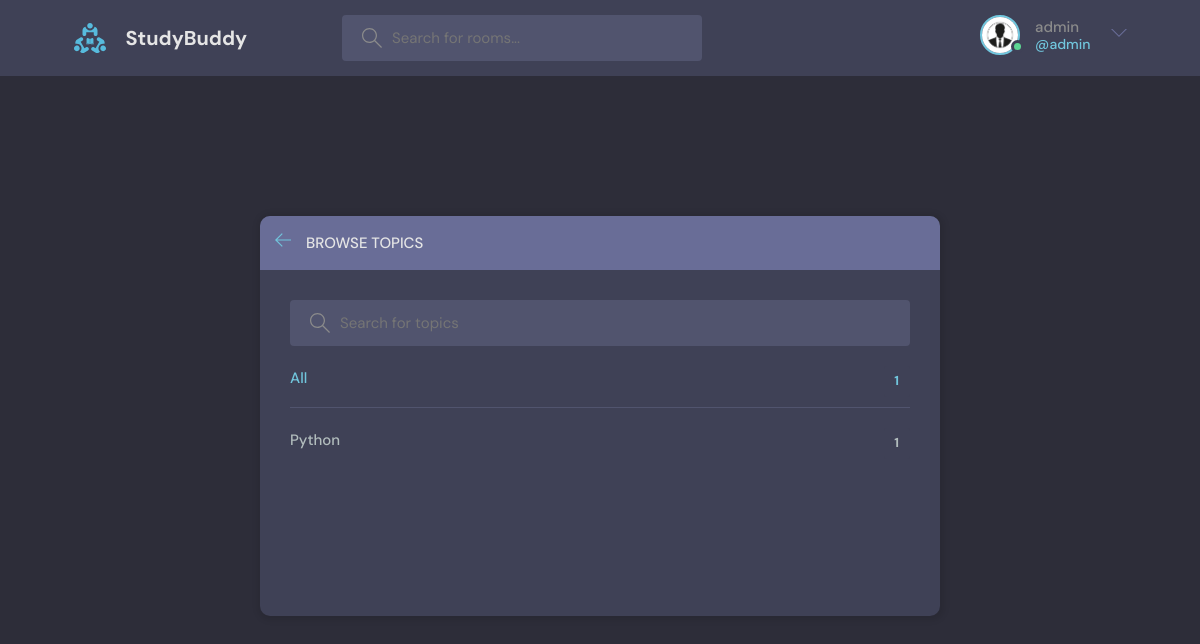
The page /topics/ (signed in) on the database as committed earlier.
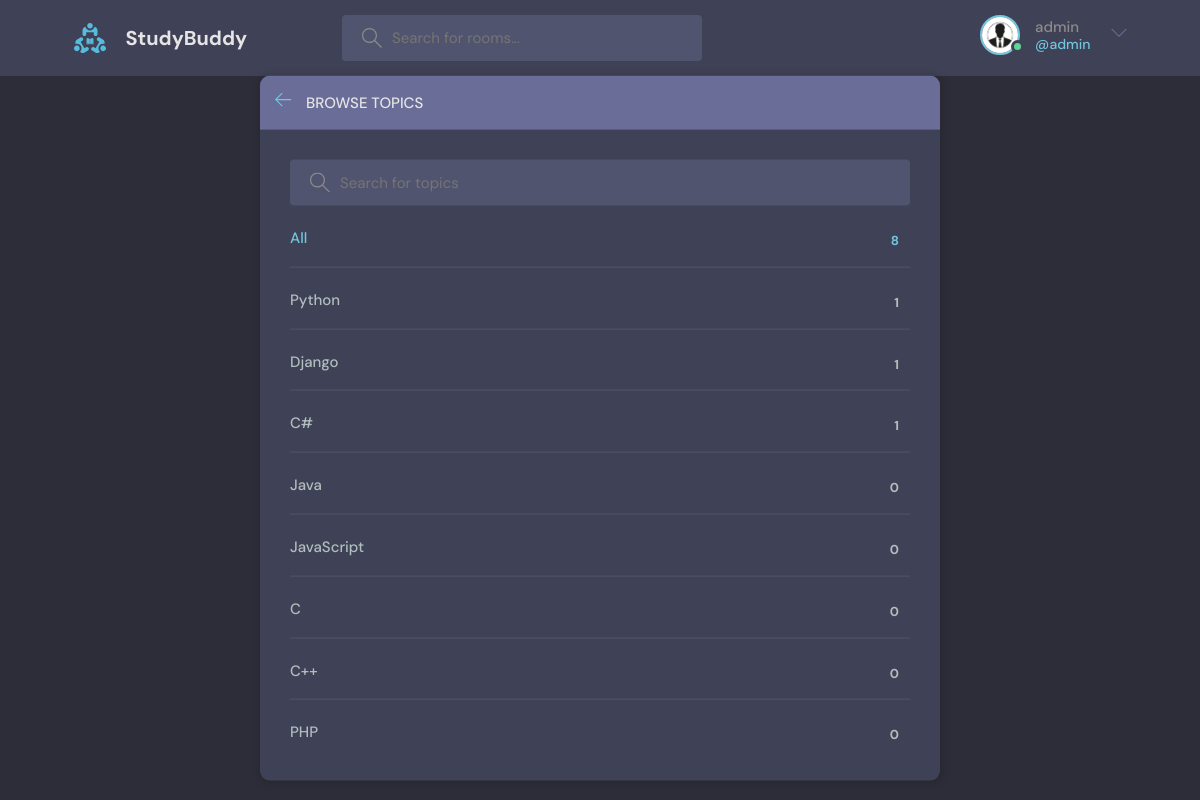
The same page on the database as committed later.
### base/models.py (models this page shows, shortened)
class Topic(models.Model):
    name = models.CharField(max_length=200)

### base/views.py (the view)
# urls.py: path('topics/', views.topicsPage, name='topics'),
def topicsPage(request):
    q = request.GET.get('q') if request.GET.get('q') is not None else ''
    topics = Topic.objects.filter(name__icontains=q)
    return render(request, 'base/topics.html', {'topics': topics})

### base/templates/base/topics.html (shortened to what this page needs)
{% extends "main.html" %}
{% block content %}
<main class="create-room layout">
  <div class="container">
    <div class="layout__box">
      <div class="layout__boxHeader">
        <div class="layout__boxTitle">
          <a href="{% url 'home' %}">
            <svg version="1.1" xmlns="http://www.w3.org/2000/svg" width="32" height="32" viewBox="0 0 32 32">
              <title>arrow-left</title>
              <path
                d="M13.723 2.286l-13.723 13.714 13.719 13.714 1.616-1.611-10.96-10.96h27.625v-2.286h-27.625l10.965-10.965-1.616-1.607z"
              ></path>
            </svg>
          </a>
          <h3>Browse Topics</h3>
        </div>
      </div>
      <div class="topics-page layout__body">
        <form action="" method="get" class="header__search">
          <label>
            <input name="q" placeholder="Search for topics" />
          </label>
        </form>
        <ul class="topics__list">
          <li>
            <a href="{% url 'topics' %}" class="active">All <span>{{ topics.count }}</span></a>
          </li>
          {% for topic in topics %}
          <li>
            <a href="{% url 'home' %}?q={{ topic.name }}">{{ topic.name }} <span>{{ topic.room_set.all.count }}</span></a>
          </li>
          {% endfor %}
        </ul>
      </div>
    </div>
  </div>
</main>
{% endblock content %}

Rows that differ between the two databases and show on the page:
added Topic: name "Django", room_set.all.count "1"
added Topic: name "C#", room_set.all.count "1"
added Topic: name "Java", room_set.all.count "0"
added Topic: name "JavaScript", room_set.all.count "0"
added Topic: name "C", room_set.all.count "0"
added Topic: name "C++", room_set.all.count "0"
added Topic: name "PHP", room_set.all.count "0"
Other text that changed with them:
{{ topics.count }}: "1" → "8"
